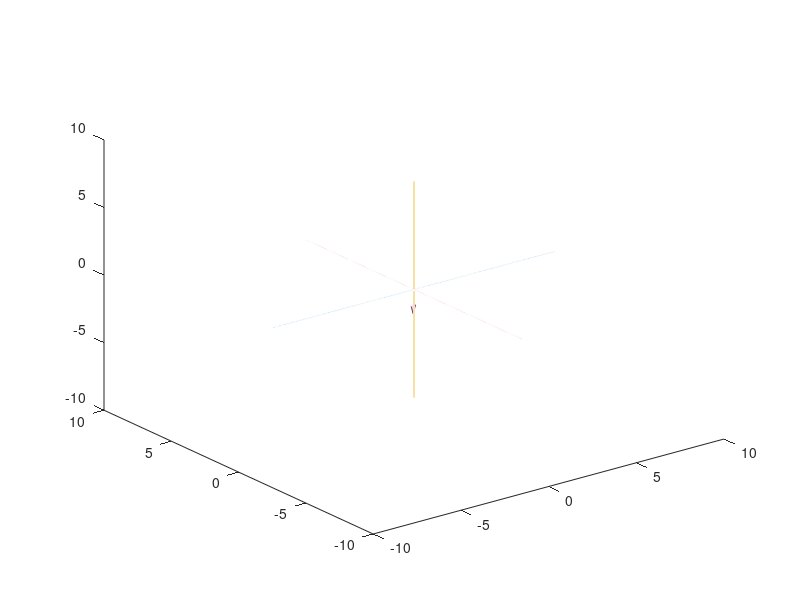

MATLAB code for this plot: (Note: this script raises an error after producing the figure.)
clearvars -except m
Data = csvread('ArmMotionData.csv', 1,0);

Time = Data(1:end, 1);
Size = length(Time);
%--------------------------------------------------------------------------
%Arm_1 Vector Length
Arm_1 = Data(1:end, 2);

%Arm_2 Vector Length
Arm_2 = Data(1:end, 5);

%Arm_3 Vector Length
Arm_3 = Data(1:end, 8);


%--------------------------------------------------------------------------

%Arm 1------------------------------------------
%Phi Angle Setter
Upper_Arm_Phi = pi/180*Data(1:end, 3);
[UAPmax, Upper_Arm_Phi_max] = max(Upper_Arm_Phi);
[UAPmin, Upper_Arm_Phi_min] = min(Upper_Arm_Phi);

%Theta Angle Setter
Upper_Arm_Theta = pi/180*Data(1:end, 4);
[UATmax, Upper_Arm_Theta_max] = max(Upper_Arm_Theta);
[UATmin, Upper_Arm_Theta_min] = min(Upper_Arm_Theta);

%Arm 2------------------------------------------
%Phi Angle Setter
Forearm_Phi = pi/180*Data(1:end, 6);
[FPmax, Forearm_Phi_max] = max(Forearm_Phi);
[FPmin, Forearm_Phi_min] = min(Forearm_Phi);

%Theta Angle Setter
Forearm_Theta = pi/180*Data(1:end, 7);
[FTmax, Forearm_Theta_max] = max(Forearm_Theta);
[FTmin, Forearm_Theta_min] = min(Forearm_Theta);

%Arm 3------------------------------------------
%Phi Angle Setter
Hand_Phi = pi/180*Data(1:end, 9);
[HPmax, Hand_Phi_max] = max(Forearm_Theta);
[HPmin, Hand_Phi_min] = min(Forearm_Theta);

%Theta Angle Setter
Hand_Theta = pi/180*Data(1:end, 10);
[HTmax, Hand_Theta_max] = max(Forearm_Theta);
[HTmin, Hand_Theta_min] = min(Forearm_Theta);





%--------------------------------------------------------------------------
%Conversion from Spherical to Rectangular Coordinates 
%Arm 1
x_1 = Arm_1.*sin(Upper_Arm_Phi).*cos(Upper_Arm_Theta);
y_1 = Arm_1.*sin(Upper_Arm_Phi).*sin(Upper_Arm_Theta);
z_1 = Arm_1.*cos(Upper_Arm_Phi);

%Arm 2
x_2 = Arm_2.*sin(Forearm_Phi).*cos(Forearm_Theta);
y_2 = Arm_2.*sin(Forearm_Phi).*sin(Forearm_Theta);
z_2 = Arm_2.*cos(Forearm_Phi);

%Arm 3
x_3 = Arm_3.*sin(Hand_Phi).*cos(Hand_Theta);
y_3 = Arm_3.*sin(Hand_Phi).*sin(Hand_Theta);
z_3 = Arm_3.*cos(Hand_Phi);


%--------------------------------------------------------------------------
%Line/Axis Plots 
t1a = -8:.01:8;
t1b = 0*t1a;
t1c = 0*t1a;

t2b = -8:.01:8;
t2a = 0*t2b;
t2c = 0*t2b;

t3c = -8:.01:8;
t3a = 0*t3c;
t3b = 0*t3c;

%--------------------------------------------------------------------------
%Graphing loop
for j = 1:Size
    %Plot Axes
    plot3(t1a, t1b, t1c);
    hold on
    plot3(t2a, t2b, t2c);
    hold on
    plot3(t3a, t3b, t3c);
    hold on
    
    %Coordinate Set
    %Arm 1
    x2_begin_1 = 0;
    y2_begin_1 = 0;
    z2_begin_1 = 0;
    
    x2_1 = x_1(j);
    y2_1 = y_1(j);
    z2_1 = z_1(j);
    
    %Arm_2
    x2_begin_2 = x2_1;
    y2_begin_2 = y2_1;
    z2_begin_2 = z2_1;
    
    x2_2 = x_2(j) + x2_begin_2;
    y2_2 = y_2(j) + y2_begin_2;
    z2_2 = z_2(j) + z2_begin_2;
    
    %Arm_3
    x2_begin_3 = x2_2;
    y2_begin_3 = y2_2;
    z2_begin_3 = z2_2;
    
    x2_3 = x_3(j) + x2_begin_3;
    y2_3 = y_3(j) + y2_begin_3;
    z2_3 = z_3(j) + z2_begin_3;
    
    %Arm_1
    q_1 = quiver3([x2_begin_1],[y2_begin_1],[z2_begin_1],[x2_1],[y2_1],[z2_1]);
    switch(j)
        case Upper_Arm_Phi_max
            q_1.Color = 'blue';
        case Upper_Arm_Phi_min
            q_1.Color = 'red';
        case Upper_Arm_Theta_max
            q_1.Color = 'green';
        case Upper_Arm_Theta_min
            q_1.Color = 'm';
        otherwise
            q_1.Color = 'black';
    end
    q_1.LineWidth = 10;
    q_1.Marker = 'h';
    q_1.MarkerSize = 20;
    q_1.MarkerFaceColor = 'blue';
    q_1.MarkerEdgeColor = 'blue';
    q_1.ShowArrowHead = 'off';
    q_1.AlignVertexCenters = 'on';
    hold on
    
    %Arm_2
    q_2 = quiver3([x2_begin_2],[y2_begin_2],[z2_begin_2],[x2_2],[y2_2],[z2_2]);
    switch(j)
        case Forearm_Phi_max
            q_2.Color = 'blue';
        case Forearm_Phi_min
            q_2.Color = 'red';
        case Forearm_Theta_max
            q_2.Color = 'green';
        case Forearm_Theta_min
            q_2.Color = 'm';
        otherwise
            q_2.Color = 'black';
    end
    q_2.LineWidth = 10;
    q_2.Marker = 'h';
    q_2.MarkerSize = 20;
    q_2.MarkerFaceColor = 'blue';
    q_2.MarkerEdgeColor = 'blue';
    q_2.ShowArrowHead = 'off';
    q_2.AlignVertexCenters = 'on';
    hold on
    
    %Arm_3
    q_3 = quiver3([x2_begin_3],[y2_begin_3],[z2_begin_3],[x2_3],[y2_3],[z2_3]);
    switch(j)
        case Hand_Phi_max
            q_3.Color = 'blue';
        case Hand_Phi_min
            q_3.Color = 'red';
        case Hand_Theta_max
            q_3.Color = 'green';
        case Hand_Theta_min
            q_3.Color = 'm';
        otherwise 
            q_3.Color = 'black';
    end
    q_3.LineWidth = 10;
    q_3.Marker = 'h';
    q_3.MarkerSize = 20;
    q_3.MarkerFaceColor = 'blue';
    q_3.MarkerEdgeColor = 'blue';
    q_3.ShowArrowHead = 'on';
    q_3.AlignVertexCenters = 'on';
    hold on
    
    axis([-5 5 -5 5 -5 5])
    drawnow
    pause(.005)
    hold off
end

%Table Var Names - for min and max export
Upper_Arm_Phi = [UAPmax; Upper_Arm_Phi_max; UAPmin; Upper_Arm_Phi_min];
Upper_Arm_Theta = [UATmax; Upper_Arm_Theta_max; UATmin; Upper_Arm_Theta_min];
Forearm_Phi = [FPmax;Forearm_Phi_max;FPmin; Forearm_Phi_min];
Forearm_Theta = [FTmax;Forearm_Theta_max; FTmin; Forearm_Theta_min];
Hand_Phi = [HPmax; Hand_Phi_max; HPmin; Hand_Phi_min];
Hand_Theta = [HTmax; Hand_Theta_max; HTmin; Hand_Theta_min];

RowNames = {'Max'; 'Time Index # at which Max occurred'; 'Min'; 'Time Index # at which Min occurred'};


%Make and export CSV file with Min and Max values
T = table(Upper_Arm_Phi, Upper_Arm_Theta, Forearm_Phi, Forearm_Theta, Hand_Phi, Hand_Theta, 'RowNames', RowNames);
writetable(T, 'ArmMotion_Min_Max_Data.csv', 'WriteRowNames', true);

%Type out CSV file in Command Window
type 'ArmMotion_Min_Max_Data.csv'
clearvars -except m
